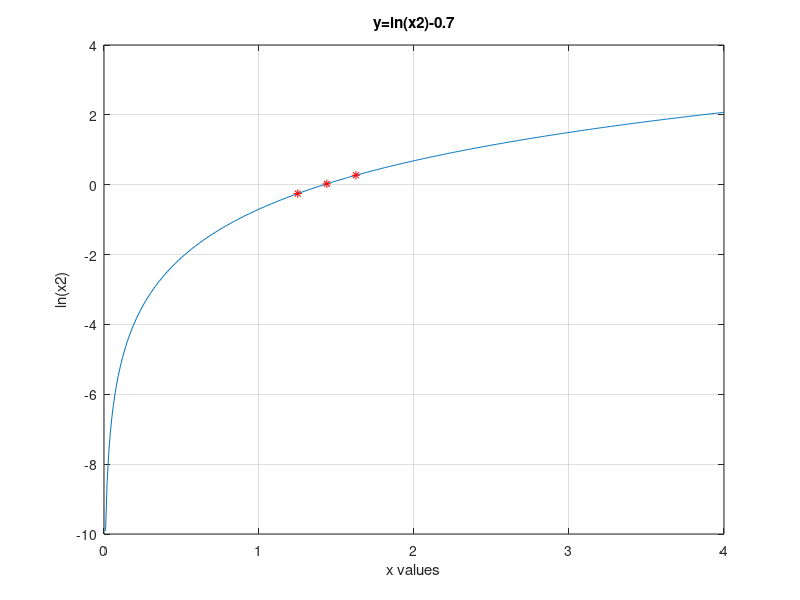

Write the MATLAB code that produced this figure.
x = 0:.01:4;
f = @(x) log(x.^2) - .7;
plot(x,f(x))
%Actual Value = 1.1912
 
%(b) using three iterations of the bisection method, with initial guesses
%of xl = 0.5 and xu = 2
 
x_l = .5;
x_u = 2;
 
for i = 1:3
 f_l = f(x_l);
 f_u = f(x_u);
 m = (x_l+x_u)/2;
 f_m = f(m);
 
 hold on
 plot (m,f_m, '*r')
 grid
if(f_l*f_m >0)
 x_l = m;
 else
 x_u = m;
 end
end
xlabel('x values')
ylabel('ln(x2)')
title('y=ln(x2)-0.7')
